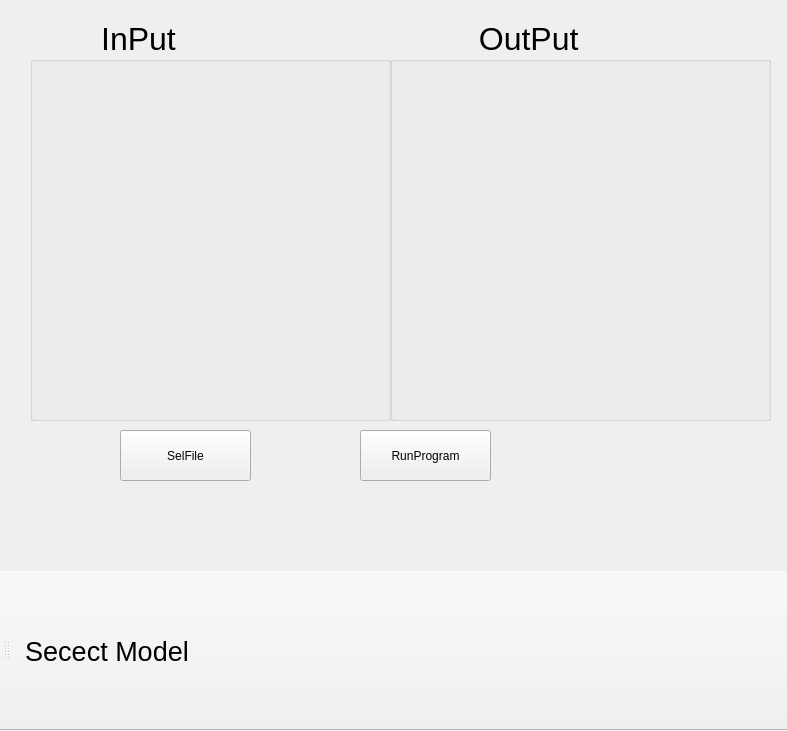
<?xml version="1.0" encoding="UTF-8"?>
<ui version="4.0">
 <class>MainWindow</class>
 <widget class="QMainWindow" name="MainWindow">
  <property name="geometry">
   <rect>
    <x>0</x>
    <y>0</y>
    <width>787</width>
    <height>731</height>
   </rect>
  </property>
  <property name="minimumSize">
   <size>
    <width>0</width>
    <height>0</height>
   </size>
  </property>
  <property name="maximumSize">
   <size>
    <width>100000</width>
    <height>16777215</height>
   </size>
  </property>
  <property name="mouseTracking">
   <bool>false</bool>
  </property>
  <property name="windowTitle">
   <string>MainWindow</string>
  </property>
  <property name="windowIcon">
   <iconset>
    <normaloff>imgs/conan.png</normaloff>imgs/conan.png</iconset>
  </property>
  <widget class="QWidget" name="centralwidget">
   <widget class="QGroupBox" name="label_2">
    <property name="geometry">
     <rect>
      <x>30</x>
      <y>20</y>
      <width>361</width>
      <height>401</height>
     </rect>
    </property>
    <property name="font">
     <font>
      <pointsize>24</pointsize>
     </font>
    </property>
    <property name="title">
     <string>        InPut</string>
    </property>
   </widget>
   <widget class="QGroupBox" name="label">
    <property name="geometry">
     <rect>
      <x>390</x>
      <y>20</y>
      <width>381</width>
      <height>401</height>
     </rect>
    </property>
    <property name="font">
     <font>
      <pointsize>24</pointsize>
     </font>
    </property>
    <property name="title">
     <string>          OutPut</string>
    </property>
   </widget>
   <widget class="QPushButton" name="SelFile">
    <property name="geometry">
     <rect>
      <x>120</x>
      <y>430</y>
      <width>131</width>
      <height>51</height>
     </rect>
    </property>
    <property name="text">
     <string>SelFile</string>
    </property>
   </widget>
   <widget class="QPushButton" name="RunProgram">
    <property name="geometry">
     <rect>
      <x>360</x>
      <y>430</y>
      <width>131</width>
      <height>51</height>
     </rect>
    </property>
    <property name="text">
     <string>RunProgram</string>
    </property>
   </widget>
  </widget>
  <widget class="QToolBar" name="toolBar">
   <property name="minimumSize">
    <size>
     <width>0</width>
     <height>160</height>
    </size>
   </property>
   <property name="windowTitle">
    <string>toolBar</string>
   </property>
   <attribute name="toolBarArea">
    <enum>BottomToolBarArea</enum>
   </attribute>
   <attribute name="toolBarBreak">
    <bool>false</bool>
   </attribute>
   <addaction name="SelModel_2"/>
  </widget>
  <action name="SelModel_2">
   <property name="icon">
    <iconset>
     <normaloff>../../../scipt/ssadd/icon/打开.png</normaloff>../../../scipt/ssadd/icon/打开.png</iconset>
   </property>
   <property name="text">
    <string>Secect Model</string>
   </property>
   <property name="font">
    <font>
     <pointsize>20</pointsize>
    </font>
   </property>
  </action>
 </widget>
 <resources/>
 <connections/>
</ui>
